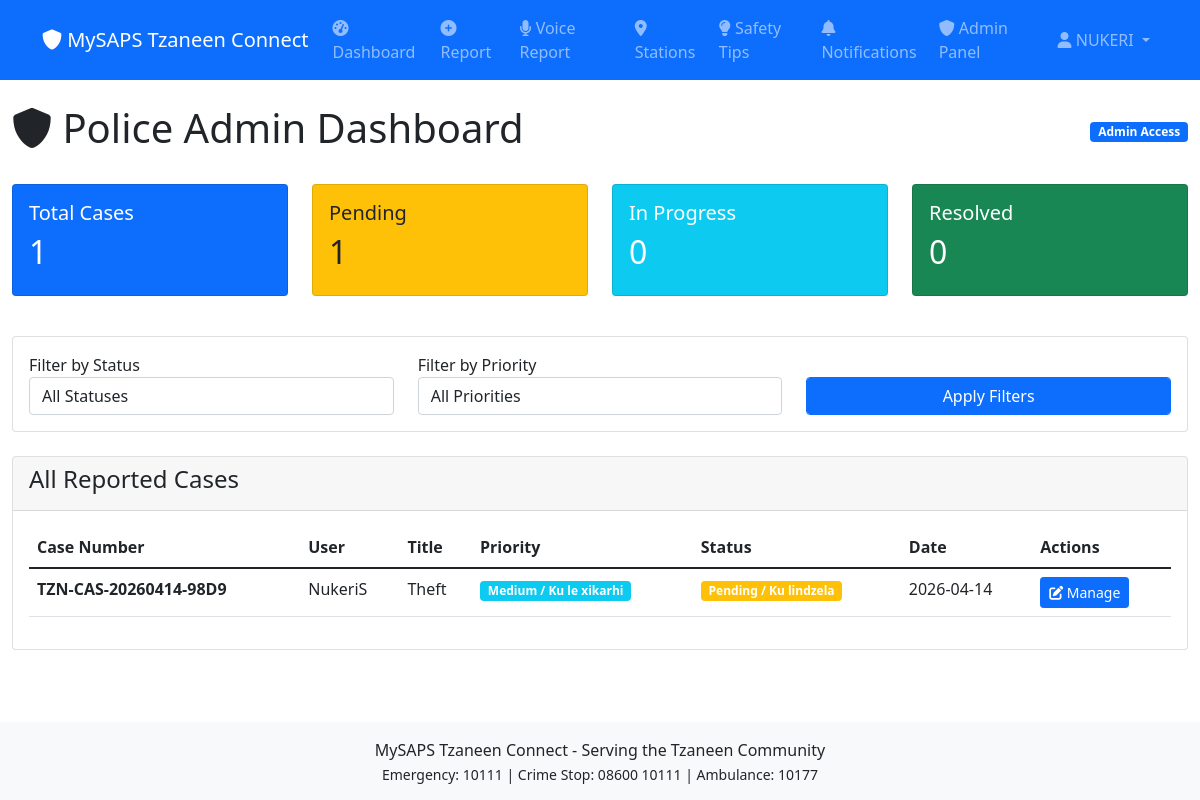
The page /cases/admin/dashboard/ (signed in) on the database its author committed.
### accounts/models.py (models this page shows, shortened)
class CustomUser(AbstractUser):
    LANGUAGE_CHOICES = [
        ('en', 'English'),
        ('ts', 'Xitsonga'),
        ('nso', 'Sepedi'),
        ('ve', 'TshiVenda'),
    ]
    phone_number = models.CharField(max_length=15, unique=True, help_text=_('Cellphone number for notifications'))
    id_number = models.CharField(max_length=13, blank=True, null=True)
    street_address = models.TextField(blank=True, null=True)
    suburb = models.CharField(max_length=100, blank=True, null=True)
    city = models.CharField(max_length=100, default='Tzaneen')
    province = models.CharField(max_length=50, default='Limpopo')
    postal_code = models.CharField(max_length=10, blank=True, null=True)
    preferred_language = models.CharField(max_length=10, choices=LANGUAGE_CHOICES, default='en')
    notification_method = models.CharField(max_length=20, choices=[
        ('sms', 'SMS'),
        ('whatsapp', 'WhatsApp'),
        ('both', 'Both')
    ], default='whatsapp')
    large_font = models.BooleanField(default=False)
    voice_input = models.BooleanField(default=False)
    default_location_lat = models.DecimalField(max_digits=10, decimal_places=7, blank=True, null=True)
    default_location_lng = models.DecimalField(max_digits=10, decimal_places=7, blank=True, null=True)
    is_business_owner = models.BooleanField(default=False)
    business_name = models.CharField(max_length=200, blank=True, null=True)
    business_address = models.TextField(blank=True, null=True)
    created_at = models.DateTimeField(auto_now_add=True)
    updated_at = models.DateTimeField(auto_now=True)
    class Meta:
        verbose_name = _('User')
        verbose_name_plural = _('Users')

### cases/models.py (models this page shows, shortened)
class Case(models.Model):
    STATUS_CHOICES = [
        ('pending', 'Pending / Ku lindzela'),
        ('assigned', 'Assigned / Ku nyikiwile'),
        ('in_progress', 'In Progress / Ku endliwa'),
        ('resolved', 'Resolved / Ku lulamisiwile'),
        ('closed', 'Closed / Ku pfariwile'),
    ]
    PRIORITY_CHOICES = [
        ('low', 'Low / Ku tlakuka'),
        ('medium', 'Medium / Ku le xikarhi'),
        ('high', 'High / Ku tlakuka'),
        ('urgent', 'Urgent / Ku hatlisa'),
    ]
    case_number = models.CharField(max_length=20, unique=True, editable=False)
    reference_number = models.CharField(max_length=20, blank=True, null=True)
    user = models.ForeignKey(CustomUser, on_delete=models.CASCADE, related_name='cases')
    category = models.ForeignKey(IncidentCategory, on_delete=models.SET_NULL, null=True, related_name='cases')
    title = models.CharField(max_length=200)
    description = models.TextField(validators=[MinLengthValidator(10)])
    title_ts = models.CharField(max_length=200, blank=True, null=True, verbose_name="Title in Xitsonga")
    description_ts = models.TextField(blank=True, null=True, verbose_name="Description in Xitsonga")
    location_lat = models.DecimalField(max_digits=10, decimal_places=7, blank=True, null=True)
    location_lng = models.DecimalField(max_digits=10, decimal_places=7, blank=True, null=True)
    location_description = models.TextField()
    location_description_ts = models.TextField(blank=True, null=True, verbose_name="Location in Xitsonga")
    contact_name = models.CharField(max_length=100)
    contact_phone = models.CharField(max_length=15)
    contact_email = models.EmailField(blank=True, null=True)
    status = models.CharField(max_length=20, choices=STATUS_CHOICES, default='pending')
    priority = models.CharField(max_length=20, choices=PRIORITY_CHOICES, default='medium')
    assigned_officer = models.CharField(max_length=200, blank=True, null=True)
    assigned_officer_ts = models.CharField(max_length=200, blank=True, null=True, verbose_name="Assigned Officer in Xitsonga")
    assigned_station = models.CharField(max_length=100, blank=True, null=True)
    officer_notes = models.TextField(blank=True, null=True)
    officer_notes_ts = models.TextField(blank=True, null=True, verbose_name="Officer Notes in Xitsonga")
    has_photo_evidence = models.BooleanField(default=False)
    created_at = models.DateTimeField(auto_now_add=True)
    updated_at = models.DateTimeField(auto_now=True)
    resolved_at = models.DateTimeField(blank=True, null=True)
    class Meta:
        ordering = ['-created_at']
    def get_status_color(self):
        colors = {
            'pending': 'warning',
            'assigned': 'info',
            'in_progress': 'primary',
            'resolved': 'success',
            'closed': 'secondary',
        }
        return colors.get(self.status, 'secondary')

### cases/views.py (the view)
# urls.py: path('admin/dashboard/', views.admin_dashboard, name='admin_dashboard'),
@staff_member_required
def admin_dashboard(request):
    user = request.user
    language = get_user_language(request)
    translation.activate(language)
    all_cases = Case.objects.all().order_by('-created_at')
    stats = {
        'total': all_cases.count(),
        'pending': all_cases.filter(status='pending').count(),
        'assigned': all_cases.filter(status='assigned').count(),
        'in_progress': all_cases.filter(status='in_progress').count(),
        'resolved': all_cases.filter(status='resolved').count(),
        'closed': all_cases.filter(status='closed').count(),
        'high_priority': all_cases.filter(priority='high').count(),
        'urgent_priority': all_cases.filter(priority='urgent').count(),
    }
    status_filter = request.GET.get('status', 'all')
    if status_filter != 'all':
        all_cases = all_cases.filter(status=status_filter)
    priority_filter = request.GET.get('priority', 'all')
    if priority_filter != 'all':
        all_cases = all_cases.filter(priority=priority_filter)
    paginator = Paginator(all_cases, 20)
    page_number = request.GET.get('page')
    cases = paginator.get_page(page_number)
    context = {
        'cases': cases,
        'stats': stats,
        'status_filter': status_filter,
        'priority_filter': priority_filter,
        'is_admin': True,
        'large_font': user.large_font,
        'current_language': language,
    }
    return render(request, 'cases/admin_dashboard.html', context)

### cases/views.py (called while the page is built)
def get_user_language(request):
    if request.user.is_authenticated and request.user.preferred_language:
        return request.user.preferred_language
    return 'en'

### templates/cases/admin_dashboard.html (shortened to what this page needs)
{% extends 'base.html' %}
{% block content %}
<div class="container-fluid">
    <div class="row">
        <div class="col-12">
            <div class="d-flex justify-content-between align-items-center mb-4">
                <h1><i class="fas fa-shield-alt"></i> Police Admin Dashboard</h1>
                <span class="badge bg-primary">Admin Access</span>
            </div>
            <div class="row mb-4">
                <div class="col-md-3 mb-3">
                    <div class="card bg-primary text-white">
                        <div class="card-body">
                            <h5>Total Cases</h5>
                            <h2>{{ stats.total }}</h2>
                        </div>
                    </div>
                </div>
                <div class="col-md-3 mb-3">
                    <div class="card bg-warning text-dark">
                        <div class="card-body">
                            <h5>Pending</h5>
                            <h2>{{ stats.pending }}</h2>
                        </div>
                    </div>
                </div>
                <div class="col-md-3 mb-3">
                    <div class="card bg-info text-white">
                        <div class="card-body">
                            <h5>In Progress</h5>
                            <h2>{{ stats.in_progress }}</h2>
                        </div>
                    </div>
                </div>
                <div class="col-md-3 mb-3">
                    <div class="card bg-success text-white">
                        <div class="card-body">
                            <h5>Resolved</h5>
                            <h2>{{ stats.resolved }}</h2>
                        </div>
                    </div>
                </div>
            </div>
            <div class="card mb-4">
                <div class="card-body">
                    <form method="get" class="row">
                        <div class="col-md-4">
                            <label>Filter by Status</label>
                            <select name="status" class="form-control">
                                <option value="all">All Statuses</option>
                            </select>
                        </div>
                        <div class="col-md-4">
                            <label>Filter by Priority</label>
                            <select name="priority" class="form-control">
                                <option value="all">All Priorities</option>
                            </select>
                        </div>
                        <div class="col-md-4">
                            <label>&nbsp;</label>
                            <button type="submit" class="btn btn-primary form-control">Apply Filters</button>
                        </div>
                    </form>
                </div>
            </div>
            <div class="card">
                <div class="card-header">
                    <h4>All Reported Cases</h4>
                </div>
                <div class="card-body table-responsive">
                    <table class="table table-hover">
                        <thead>
                            <tr>
                                <th>Case Number</th>
                                <th>User</th>
                                <th>Title</th>
                                <th>Priority</th>
                                <th>Status</th>
                                <th>Date</th>
                                <th>Actions</th>
                            </tr>
                        </thead>
                        <tbody>
                            {% for case in cases %}
                            <tr>
                                <td><strong>{{ case.case_number }}</strong></td>
                                <td>{{ case.user.get_full_name|default:case.user.username }}</td>
                                <td>{{ case.title|truncatechars:40 }}</td>
                                <td>
                                    <span class="badge bg-{% if case.priority == 'urgent' %}danger{% elif case.priority == 'high' %}warning{% elif case.priority == 'medium' %}info{% else %}secondary{% endif %}">
                                        {{ case.get_priority_display }}
                                    </span>
                                </td>
                                <td>
                                    <span class="badge bg-{{ case.get_status_color }}">
                                        {{ case.get_status_display }}
                                    </span>
                                </td>
                                <td>{{ case.created_at|date:"Y-m-d" }}</td>
                                <td>
                                    <a href="{% url 'cases:admin_case_detail' case.id %}" class="btn btn-sm btn-primary">
                                        <i class="fas fa-edit"></i> Manage
                                    </a>
                                </td>
                            </tr>
                            {% empty %}
                            <tr>
                                <td colspan="7" class="text-center">No cases found.</td>
                            </tr>
                            {% endfor %}
                        </tbody>
                    </table>
                </div>
            </div>
        </div>
    </div>
</div>
{% endblock %}

### templates/base.html (shortened to what this page needs)
<!DOCTYPE html>
<html lang="en">
<head>
    <link href="https://cdn.jsdelivr.net/npm/bootstrap@5.1.3/dist/css/bootstrap.min.css" rel="stylesheet">
    <link rel="stylesheet" href="https://cdnjs.cloudflare.com/ajax/libs/font-awesome/6.0.0/css/all.min.css">
</head>
<body>
    <nav class="navbar navbar-expand-lg navbar-dark bg-primary">
        <div class="container">
            <a class="navbar-brand" href="{% url 'cases:dashboard' %}">
                <i class="fas fa-shield-alt"></i> MySAPS Tzaneen Connect
            </a>
            <div class="collapse navbar-collapse" id="navbarNav">
                {% if user.is_authenticated %}
                <ul class="navbar-nav me-auto">
                    <li class="nav-item">
                        <a class="nav-link" href="{% url 'cases:dashboard' %}">
                            <i class="fas fa-tachometer-alt"></i> Dashboard
                        </a>
                    </li>
                    <li class="nav-item">
                        <a class="nav-link" href="{% url 'cases:report_case' %}">
                            <i class="fas fa-plus-circle"></i> Report
                        </a>
                    </li>
                    <li class="nav-item">
                        <a class="nav-link" href="{% url 'cases:voice_report' %}">
                            <i class="fas fa-microphone"></i> Voice Report
                        </a>
                    </li>
                    <li class="nav-item">
                        <a class="nav-link" href="{% url 'cases:station_finder' %}">
                            <i class="fas fa-map-marker-alt"></i> Stations
                        </a>
                    </li>
                    <li class="nav-item">
                        <a class="nav-link" href="{% url 'cases:safety_tips' %}">
                            <i class="fas fa-lightbulb"></i> Safety Tips
                        </a>
                    </li>
                    <li class="nav-item">
                        <a class="nav-link" href="{% url 'cases:notifications' %}">
                            <i class="fas fa-bell"></i> Notifications
                        </a>
                    </li>
                    {% if user.is_staff %}
                    <li class="nav-item">
                        <a class="nav-link" href="{% url 'cases:admin_dashboard' %}">
                            <i class="fas fa-shield-alt"></i> Admin Panel
                        </a>
                    </li>
                    {% endif %}
                </ul>
                <ul class="navbar-nav">
                    <li class="nav-item dropdown">
                        <a class="nav-link dropdown-toggle" href="#" id="userDropdown" role="button" data-bs-toggle="dropdown">
                            <i class="fas fa-user"></i> {{ user.first_name|default:user.username }}
                        </a>
                    </li>
                </ul>
                {% else %}
                <ul class="navbar-nav ms-auto">
                    <li class="nav-item"><a class="nav-link" href="{% url 'accounts:login' %}">Login</a></li>
                    <li class="nav-item"><a class="nav-link" href="{% url 'accounts:register' %}">Register</a></li>
                </ul>
                {% endif %}
            </div>
        </div>
    </nav>
    <main class="py-4">
        {% block content %}{% endblock %}
    </main>
    <footer class="bg-light text-center py-3 mt-5">
        <div class="container">
            <p class="mb-0">MySAPS Tzaneen Connect - Serving the Tzaneen Community</p>
            <small>Emergency: 10111 | Crime Stop: 08600 10111 | Ambulance: 10177</small>
        </div>
    </footer>
</body>
</html>

### rows shown on the page
CustomUser: first_name "NUKERI"
Case: case_number "TZN-CAS-20260414-98D9", user.get_full_name "NukeriS", title "Theft", priority "Medium / Ku le xikarhi", status "Pending / Ku lindzela", created_at "2026-04-14"

### other values the page prints
{{ stats.total }} "1"
{{ stats.pending }} "1"
{{ stats.in_progress }} "0"
{{ stats.resolved }} "0"
